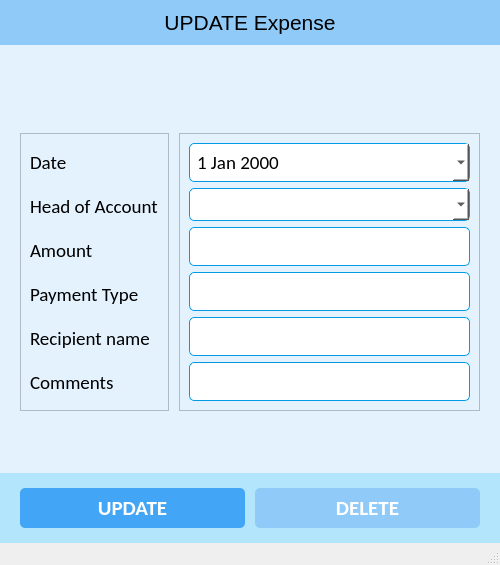
<?xml version="1.0" encoding="UTF-8"?>
<ui version="4.0">
 <class>UpdateExpensesWindow</class>
 <widget class="QMainWindow" name="UpdateExpensesWindow">
  <property name="geometry">
   <rect>
    <x>0</x>
    <y>0</y>
    <width>500</width>
    <height>565</height>
   </rect>
  </property>
  <property name="minimumSize">
   <size>
    <width>500</width>
    <height>500</height>
   </size>
  </property>
  <property name="windowTitle">
   <string>Update Expenses</string>
  </property>
  <widget class="QWidget" name="centralwidget">
   <property name="styleSheet">
    <string notr="true">* {
	background-color: #e3f2fd;
}

#label {
	background-color: #90caf9;
	padding: 10px;
}

#bottom_widget {
	background-color: #b3e5fc;
}

QPushButton {
	background-color: #42a5f5;
	border-radius: 5px;
	color: #fff;
}

#btn_delete {
	background-color: #90caf9;
	border-radius: 5px;
	color: #fff;
}

QLineEdit {
	background-color: #fff;
	border-radius: 5px;
	border: 1px solid #039be5;
	padding: 5px 5px;
}

QDateEdit {
	background-color: #fff;
	border-radius: 5px;
	border: 1px solid #039be5;
	padding: 5px 5px;
}

QComboBox {
	background-color: #fff;
	border-radius: 5px;
	border: 1px solid #039be5;
	font-size: 16px;
	padding: 5px 5px;
}</string>
   </property>
   <layout class="QVBoxLayout" name="verticalLayout_3">
    <property name="spacing">
     <number>0</number>
    </property>
    <property name="leftMargin">
     <number>0</number>
    </property>
    <property name="topMargin">
     <number>0</number>
    </property>
    <property name="rightMargin">
     <number>0</number>
    </property>
    <property name="bottomMargin">
     <number>0</number>
    </property>
    <item alignment="Qt::AlignTop">
     <widget class="QLabel" name="label">
      <property name="font">
       <font>
        <pointsize>16</pointsize>
       </font>
      </property>
      <property name="text">
       <string>UPDATE Expense</string>
      </property>
      <property name="alignment">
       <set>Qt::AlignCenter</set>
      </property>
      <property name="margin">
       <number>0</number>
      </property>
     </widget>
    </item>
    <item>
     <widget class="QWidget" name="widget" native="true">
      <layout class="QHBoxLayout" name="horizontalLayout">
       <property name="spacing">
        <number>10</number>
       </property>
       <property name="leftMargin">
        <number>20</number>
       </property>
       <property name="topMargin">
        <number>20</number>
       </property>
       <property name="rightMargin">
        <number>20</number>
       </property>
       <property name="bottomMargin">
        <number>20</number>
       </property>
       <item>
        <widget class="QFrame" name="frame">
         <property name="frameShape">
          <enum>QFrame::StyledPanel</enum>
         </property>
         <property name="frameShadow">
          <enum>QFrame::Raised</enum>
         </property>
         <layout class="QVBoxLayout" name="verticalLayout_2">
          <item>
           <widget class="QLabel" name="label2">
            <property name="font">
             <font>
              <family>Calibri</family>
              <pointsize>14</pointsize>
             </font>
            </property>
            <property name="text">
             <string>Date</string>
            </property>
           </widget>
          </item>
          <item>
           <widget class="QLabel" name="label_2">
            <property name="font">
             <font>
              <family>Calibri</family>
              <pointsize>14</pointsize>
             </font>
            </property>
            <property name="text">
             <string>Head of Account</string>
            </property>
           </widget>
          </item>
          <item>
           <widget class="QLabel" name="label_5">
            <property name="font">
             <font>
              <family>Calibri</family>
              <pointsize>14</pointsize>
             </font>
            </property>
            <property name="text">
             <string>Amount</string>
            </property>
           </widget>
          </item>
          <item>
           <widget class="QLabel" name="label_3">
            <property name="font">
             <font>
              <family>Calibri</family>
              <pointsize>14</pointsize>
             </font>
            </property>
            <property name="text">
             <string>Payment Type</string>
            </property>
           </widget>
          </item>
          <item>
           <widget class="QLabel" name="label_4">
            <property name="font">
             <font>
              <family>Calibri</family>
              <pointsize>14</pointsize>
             </font>
            </property>
            <property name="text">
             <string>Recipient name</string>
            </property>
           </widget>
          </item>
          <item>
           <widget class="QLabel" name="label_6">
            <property name="font">
             <font>
              <family>Calibri</family>
              <pointsize>14</pointsize>
             </font>
            </property>
            <property name="text">
             <string>Comments</string>
            </property>
           </widget>
          </item>
         </layout>
        </widget>
       </item>
       <item>
        <widget class="QFrame" name="frame_2">
         <property name="frameShape">
          <enum>QFrame::StyledPanel</enum>
         </property>
         <property name="frameShadow">
          <enum>QFrame::Raised</enum>
         </property>
         <layout class="QVBoxLayout" name="verticalLayout">
          <item>
           <widget class="QDateEdit" name="expense_date">
            <property name="font">
             <font>
              <family>Calibri</family>
              <pointsize>14</pointsize>
             </font>
            </property>
            <property name="calendarPopup">
             <bool>true</bool>
            </property>
           </widget>
          </item>
          <item>
           <widget class="QComboBox" name="select_hoa">
            <property name="font">
             <font>
              <pointsize>-1</pointsize>
             </font>
            </property>
            <property name="editable">
             <bool>true</bool>
            </property>
           </widget>
          </item>
          <item>
           <widget class="QLineEdit" name="txt_amount">
            <property name="font">
             <font>
              <family>Calibri</family>
              <pointsize>14</pointsize>
             </font>
            </property>
           </widget>
          </item>
          <item>
           <widget class="QLineEdit" name="txt_payment_type">
            <property name="font">
             <font>
              <family>Calibri</family>
              <pointsize>14</pointsize>
             </font>
            </property>
           </widget>
          </item>
          <item>
           <widget class="QLineEdit" name="txt_recipient">
            <property name="font">
             <font>
              <family>Calibri</family>
              <pointsize>14</pointsize>
             </font>
            </property>
           </widget>
          </item>
          <item>
           <widget class="QLineEdit" name="txt_comment">
            <property name="font">
             <font>
              <family>Calibri</family>
              <pointsize>14</pointsize>
             </font>
            </property>
           </widget>
          </item>
         </layout>
        </widget>
       </item>
      </layout>
     </widget>
    </item>
    <item alignment="Qt::AlignBottom">
     <widget class="QWidget" name="bottom_widget" native="true">
      <layout class="QHBoxLayout" name="horizontalLayout_3">
       <property name="spacing">
        <number>10</number>
       </property>
       <property name="leftMargin">
        <number>20</number>
       </property>
       <property name="topMargin">
        <number>15</number>
       </property>
       <property name="rightMargin">
        <number>20</number>
       </property>
       <property name="bottomMargin">
        <number>15</number>
       </property>
       <item>
        <widget class="QPushButton" name="btn_save">
         <property name="minimumSize">
          <size>
           <width>0</width>
           <height>40</height>
          </size>
         </property>
         <property name="font">
          <font>
           <family>Calibri</family>
           <pointsize>16</pointsize>
           <weight>75</weight>
           <bold>true</bold>
          </font>
         </property>
         <property name="text">
          <string>UPDATE</string>
         </property>
         <property name="icon">
          <iconset resource="../resources.qrc">
           <normaloff>:/icons/assets/icons/save.png</normaloff>:/icons/assets/icons/save.png</iconset>
         </property>
         <property name="iconSize">
          <size>
           <width>32</width>
           <height>32</height>
          </size>
         </property>
        </widget>
       </item>
       <item>
        <widget class="QPushButton" name="btn_delete">
         <property name="minimumSize">
          <size>
           <width>0</width>
           <height>40</height>
          </size>
         </property>
         <property name="font">
          <font>
           <family>Calibri</family>
           <pointsize>16</pointsize>
           <weight>75</weight>
           <bold>true</bold>
          </font>
         </property>
         <property name="text">
          <string>DELETE</string>
         </property>
         <property name="icon">
          <iconset resource="../resources.qrc">
           <normaloff>:/icons/assets/icons/close.png</normaloff>:/icons/assets/icons/close.png</iconset>
         </property>
         <property name="iconSize">
          <size>
           <width>32</width>
           <height>32</height>
          </size>
         </property>
        </widget>
       </item>
      </layout>
     </widget>
    </item>
   </layout>
  </widget>
  <widget class="QStatusBar" name="statusbar"/>
 </widget>
 <resources>
  <include location="../resources.qrc"/>
 </resources>
 <connections/>
</ui>
